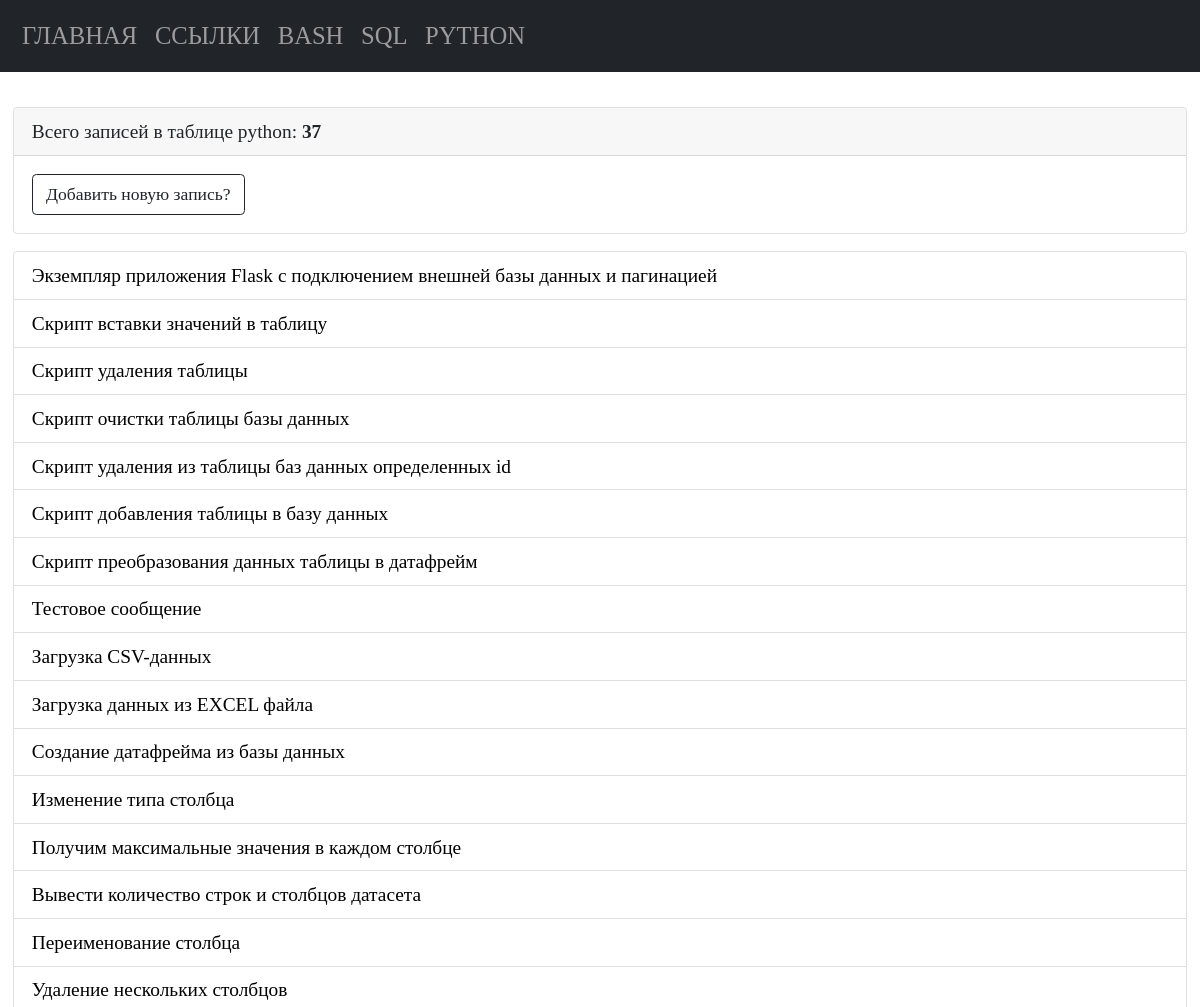
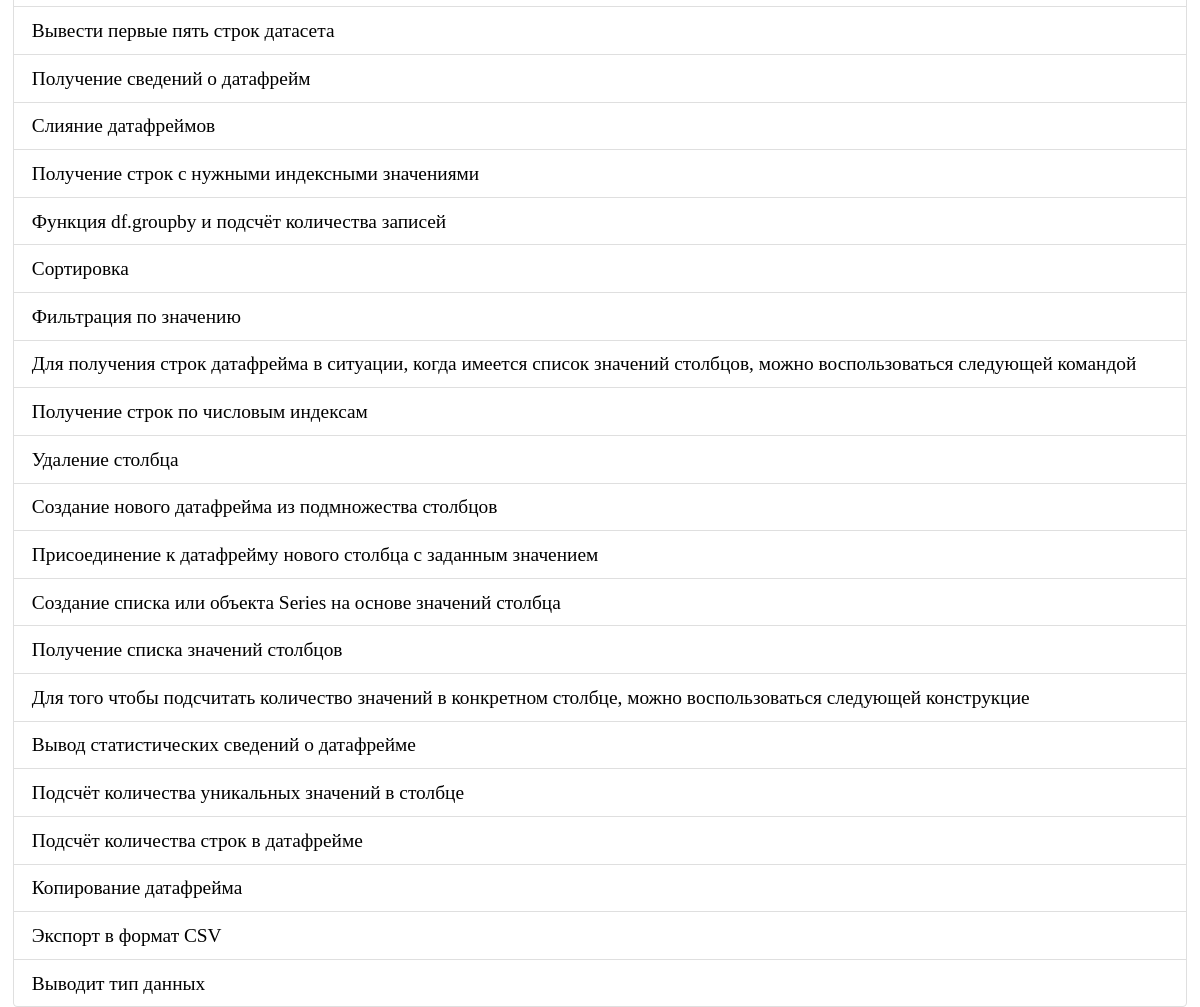
The app's page /python with its own data (2 pictures, top to bottom).
### tables this page shows
CREATE TABLE "python" (
    "python_id" INTEGER PRIMARY KEY AUTOINCREMENT,
    "python_command" TEXT NOT NULL,
    "python_name" TEXT NOT NULL
  , "python_description" TEXT);

### app.py (the view)
@app.route("/python")
def python_list_commands():
    conn = connect.get_db_connection()
    cur = conn.cursor()
    python_list_count = cur.execute("SELECT COUNT(*) FROM python")
    python_list_count_print = python_list_count.fetchone()
    python_list_count_print_int = int(python_list_count_print[0])
    python_list = conn.execute("SELECT * FROM python ORDER BY 1 DESC").fetchall()
    conn.close()
    return render_template("python/python_list_commands.html",
                           python_list=python_list,
                           python_list_count_print_int=python_list_count_print_int,
                           )

### modules/connect.py (called while the page is built)
def get_db_connection():
    db_path = os.path.join(BASE_DIR, '../database.db')
    conn = sqlite3.connect(db_path)
    conn.row_factory = sqlite3.Row
    return conn

### templates/python/python_list_commands.html
{% extends "base.html" %} {% block title %}Команды python{% endblock %} {% block content %}
<div class="card mb-3">
   <div class="card-header">
      Всего записей в таблице python: <b>{{ python_list_count_print_int }}</b>
   </div>
   <div class="card-body">
      <p class="card-text">
         <a href="{{ url_for('add_python_command') }}" class="btn btn-outline-dark">Добавить новую запись?</a>
      </p>
   </div>
</div>
<ul class="list-group">
   {% for python_list in python_list %}
   <li class="list-group-item"><a href="{{ url_for('get_post_python_command', python_id=python_list['python_id']) }}">{{
         python_list['python_name']
         }}</a></li>
   {% endfor %}
</ul>
{% endblock %}

### static/styles.css (style rules this page uses)
* { font-family: consolas; font-size: 1.1rem; }
a { color: black; text-decoration: none; }

### records on screen
python: python_name "Экземпляр приложения Flask с подключением внешней базы данных и пагинацией"
python: python_name "Скрипт вставки значений в таблицу"
python: python_name "Скрипт удаления таблицы"
python: python_name "Скрипт очистки таблицы базы данных"
python: python_name "Скрипт удаления из таблицы баз данных определенных id"
python: python_name "Скрипт добавления таблицы в базу данных"
python: python_name "Скрипт преобразования данных таблицы в датафрейм"
python: python_name "Тестовое сообщение"
python: python_name "Загрузка CSV-данных"
python: python_name "Загрузка данных из EXCEL файла"
python: python_name "Создание датафрейма из базы данных"
python: python_name "Изменение типа столбца"
python: python_name "Получим максимальные значения в каждом столбце"
python: python_name "Вывести количество строк и столбцов датасета"
python: python_name "Переименование столбца"
python: python_name "Удаление нескольких столбцов"
python: python_name "Вывести первые пять строк датасета"
python: python_name "Получение сведений о датафрейм"
python: python_name "Слияние датафреймов"
python: python_name "Получение строк с нужными индексными значениями"
python: python_name "Функция df.groupby и подсчёт количества записей"
python: python_name "Сортировка"
python: python_name "Фильтрация по значению"
python: python_name "Для получения строк датафрейма в ситуации, когда имеется список значений столбцов, можно воспользоваться следующей командой"
python: python_name "Получение строк по числовым индексам"
python: python_name "Удаление столбца"
python: python_name "Создание нового датафрейма из подмножества столбцов"
python: python_name "Присоединение к датафрейму нового столбца с заданным значением"
python: python_name "Создание списка или объекта Series на основе значений столбца"
python: python_name "Получение списка значений столбцов"
python: python_name "Для того чтобы подсчитать количество значений в конкретном столбце, можно воспользоваться следующей конструкцие"
python: python_name "Вывод статистических сведений о датафрейме"
python: python_name "Подсчёт количества уникальных значений в столбце"
python: python_name "Подсчёт количества строк в датафрейме"
python: python_name "Копирование датафрейма"
python: python_name "Экспорт в формат CSV"
python: python_name "Выводит тип данных"

### other values on screen
{{ python_list_count_print_int }} "37"
